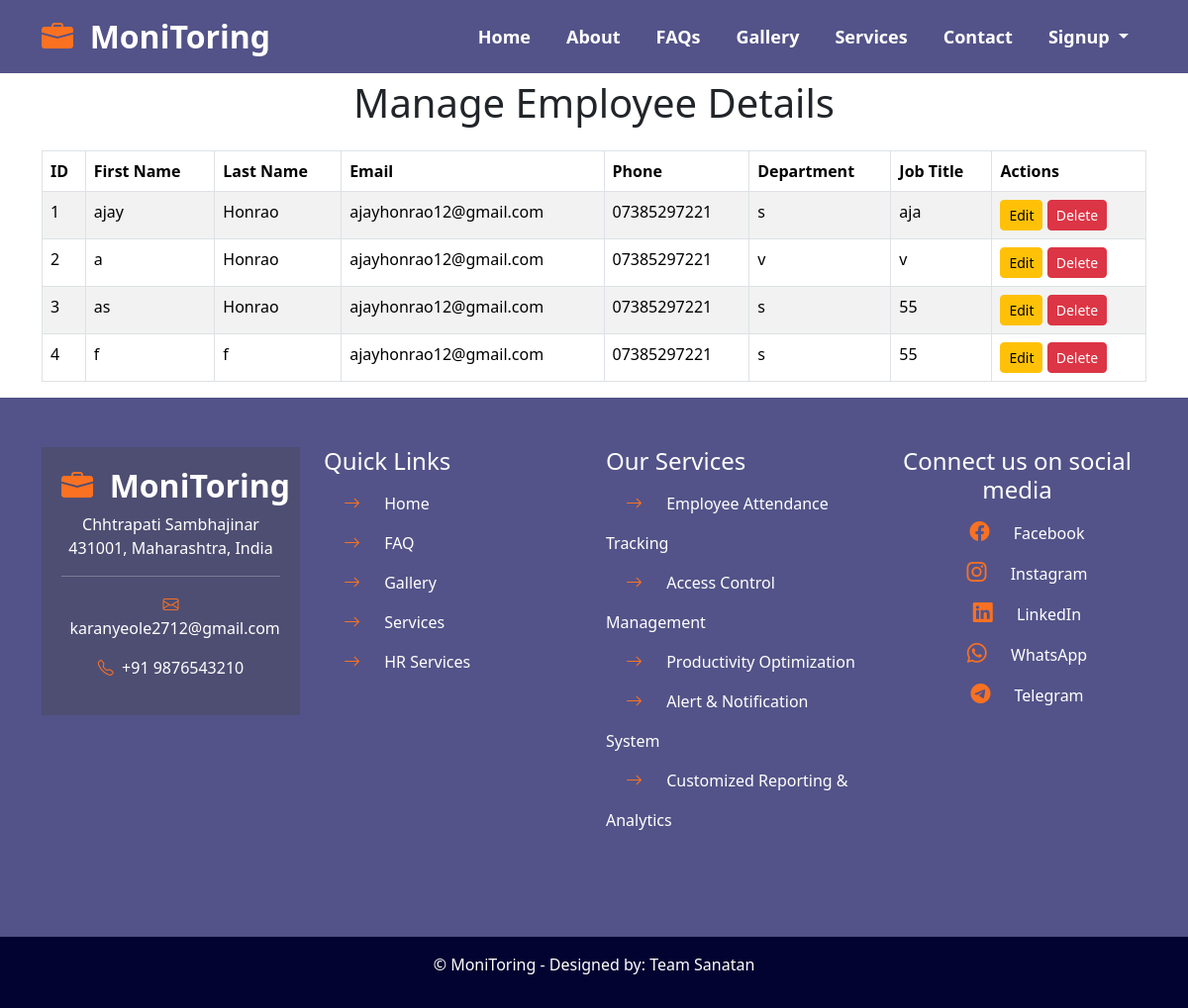
The app's page /manage_employees, older data.
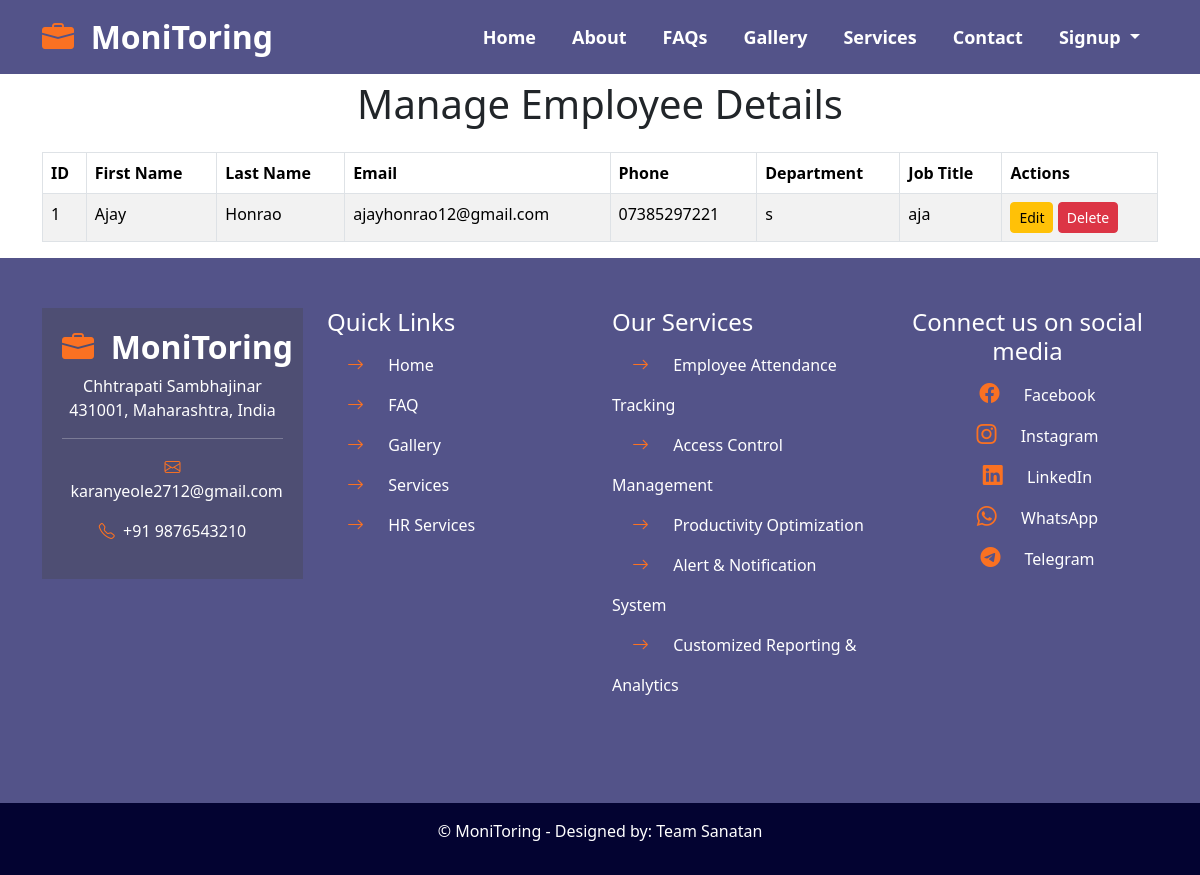
The same page, newer data.
### tables this page shows
CREATE TABLE employees (
            id INTEGER PRIMARY KEY AUTOINCREMENT,
            first_name TEXT,
            last_name TEXT,
            dob TEXT,
            gender TEXT,
            email TEXT,
            phone TEXT,
            address TEXT,
            job_title TEXT,
            department TEXT,
            salary REAL,
            emergency_contact_name TEXT,
            emergency_contact_phone TEXT
        );

### app.py (the view)
@app.route('/manage_employees', methods=['GET'])
def manage_employees():
    conn = sqlite3.connect('employees.db')
    cursor = conn.cursor()
    cursor.execute("SELECT * FROM employees")
    employees = cursor.fetchall()
    conn.close()
    return render_template("manage_employees.html", employees=employees)

### templates/manage_employees.html (shortened to what this page needs)
{% include 'top.html' %}
<div class="container" style="padding-top: 80px;">
    {% if not employee %}
        <h1 class="text-center mb-4">Manage Employee Details</h1>
        {% if not employees %}
        <div class="alert alert-warning text-center">
            No employees available. Please add employees to manage.
        </div>
        {% else %}
        <table class="table table-bordered table-striped">
            <thead>
                <tr>
                    <th>ID</th>
                    <th>First Name</th>
                    <th>Last Name</th>
                    <th>Email</th>
                    <th>Phone</th>
                    <th>Department</th>
                    <th>Job Title</th>
                    <th>Actions</th>
                </tr>
            </thead>
            <tbody>
                {% for employee in employees %}
                <tr>
                    <td>{{ employee[0] }}</td>
                    <td>{{ employee[1] }}</td>
                    <td>{{ employee[2] }}</td>
                    <td>{{ employee[5] }}</td>
                    <td>{{ employee[6] }}</td>
                    <td>{{ employee[9] }}</td>
                    <td>{{ employee[8] }}</td>
                    <td>
                        <a href="{{ url_for('edit_employee', employee_id=employee[0]) }}" class="btn btn-sm btn-warning">Edit</a>
                        <form action="{{ url_for('delete_employee', employee_id=employee[0]) }}" method="POST" style="display:inline;">
                            <button type="submit" class="btn btn-sm btn-danger">Delete</button>
                        </form>
                    </td>
                </tr>
                {% endfor %}
            </tbody>
        </table>
        {% endif %}
    {% endif %}
</div>
{% include 'bottom.html' %}

### templates/top.html (shortened to what this page needs)
<!DOCTYPE html>
<html lang="en">
<head>
    <link href="https://cdn.jsdelivr.net/npm/bootstrap@5.3.3/dist/css/bootstrap.min.css" rel="stylesheet">
    <link rel="stylesheet" href="https://cdn.jsdelivr.net/npm/bootstrap-icons@1.11.3/font/bootstrap-icons.min.css">
    <link rel="stylesheet" href="{{ url_for('static', filename='css/style.css') }}">
</head>
<body>
<nav class="navbar navbar-expand-lg navbar-dark fixed-top">
  <div class="container">
      <a class="navbar-brand" href="#"><i class="bi bi-briefcase-fill"></i>&nbsp;&nbsp;MoniToring</a>
      <div class="collapse navbar-collapse" id="navbarNav">
          <ul class="navbar-nav ms-auto">
              <li class="nav-item active">
                  <a class="nav-link active" aria-current="page" href="{{ url_for('index') }}">Home</a>
              </li>
              <li class="nav-item">
                  <a class="nav-link" href="{{ url_for('index') }}#about">About</a>
              </li>
              <li class="nav-item">
                  <a class="nav-link" href="{{ url_for('faq') }}">FAQs</a>
              </li>
              <li class="nav-item">
                  <a class="nav-link" href="{{ url_for('gallery') }}">Gallery</a>
              </li>
              <li class="nav-item">
                  <a class="nav-link" href="{{ url_for('services') }}" id="services-link">Services</a>
              </li>
              <li class="nav-item">
                  <a class="nav-link" href="{{ url_for('index') }}#contact">Contact</a>
              </li>
              <li class="nav-item dropdown">
                  <a class="nav-link dropdown-toggle" href="#" id="signupDropdown" role="button" data-bs-toggle="dropdown" aria-expanded="false">
                      Signup
                  </a>
              </li>
          </ul>
      </div>
  </div>
</nav>

### templates/bottom.html (shortened to what this page needs)
<section id="footer" class="footer">
  <div class="container">
    <div class="row">
      <div class="col-md-3">
        <div class="contactdetails text-center mb-5">
          <h4><a class="navbar-brand" href="#"><i class="bi bi-briefcase-fill"></i>&nbsp;&nbsp;MoniToring</a></h4>
          <p>Chhtrapati Sambhajinar 431001, Maharashtra, India </p>
          <hr>
          <p><a href="mailto:karanyeole2712@gmail.com" style="color: inherit;"><i class="bi bi-envelope"></i>&nbsp;&nbsp;karanyeole2712@gmail.com</a></p>
          <p><i class="bi bi-telephone"></i>&nbsp;&nbsp;+91 9876543210</p>
        </div>
      </div>
      <div class="col-md-3 col-6">
        <div class="quicklinks mb-5">
          <h4>Quick Links</h4>
          <ul>
            <li><a href="{{ url_for('index') }}"><i class="bi bi-arrow-right"></i> Home</a></li>
            <li><a href="{{ url_for('faq') }}"><i class="bi bi-arrow-right"></i> FAQ</a></li>
            <li><a href="{{ url_for('gallery') }}"><i class="bi bi-arrow-right"></i> Gallery</a></li>
            <li><a href="{{ url_for('services') }}"><i class="bi bi-arrow-right"></i> Services</a></li>
            <li><a href="{{ url_for('hr_services') }}"><i class="bi bi-arrow-right"></i> HR Services</a></li>
          </ul>
        </div>
      </div>
      <div class="col-md-3">
        <div class="footerservices mb-5">
          <h4>Our Services</h4>
          <ul>
            <li><i class="bi bi-arrow-right"></i> Employee Attendance Tracking</li>
            <li><i class="bi bi-arrow-right"></i> Access Control Management</li>
            <li><i class="bi bi-arrow-right"></i> Productivity Optimization</li>
            <li><i class="bi bi-arrow-right"></i> Alert & Notification System</li>
            <li><i class="bi bi-arrow-right"></i> Customized Reporting & Analytics</li>
          </ul>
        </div>
      </div>
      <div class="col-md-3 col-6 text-center">
        <div class="footersocial mb-5">
          <h4>Connect us on social media</h4>
          <ul>
            <li><a href="https://facebook.com/yourprofile" target="_blank" style="color: inherit;"><i class="bi bi-facebook"></i> Facebook</a></li>
            <li><a href="https://www.instagram.com/im_karan1818/?hl=en" target="_blank" style="color: inherit;"><i class="bi bi-instagram"></i> Instagram</a></li>
            <li><a href="https://www.linkedin.com/in/karan-yeole-5467b822a/" target="_blank" style="color: inherit;"><i class="bi bi-linkedin"></i> LinkedIn</a></li>
            <li><a href="https://wa.me/7020291464" target="_blank" style="color: inherit;"><i class="bi bi-whatsapp"></i> WhatsApp</a></li>
            <li><a href="https://telegram.me/workmonitor" target="_blank" style="color: inherit;"><i class="bi bi-telegram"></i> Telegram</a></li>
          </ul>
        </div>
      </div>
    </div>
  </div>
</section>
<div class="container-fluid">
<div class="row p-3 text-center copyright">
  <p class="text-white">&copy; MoniToring - Designed by: Team Sanatan</p>
</div>
</div>
</body>
</html>

### static/css/style.css (style rules this page uses)
.navbar { background-color: rgb(83, 83, 137); }
.nav-item { padding: 0px 10px; }
.navbar-brand { font-size: 32px; font-weight: 700; }
.navbar-brand i { color: #fa7122; font-size: 32px; font-weight: 700 !important; }
.nav-link { font-size: 18px; font-weight: 600; color: #fff; transition: color 0.3s; }
section { padding: 50px 0px; }
.about p, li { line-height: 30px; }
.footer { background-color: #535389; color: #fff; }
.contactdetails { background-color: #4e4e73; padding: 20px; text-align: center; }
.contactdetails i { color: #fa7122; }
.quicklinks ul { list-style-type: none; padding: 0px; }
.quicklinks li { font-size: 16px; line-height: 40px; }
.quicklinks i { color: #fa7122; padding: 20px; font-size: 17px; }
.footerservices ul { list-style-type: none; padding: 0px; }
.footerservices li { line-height: 40px; }
.footerservices i { color: #fa7122; padding: 20px; font-size: 17px; }
.footersocial ul { list-style-type: none; padding: 0px; }
.footersocial li { line-height: 40px; }
.footersocial i { color: #fa7122; font-size: 20px; padding: 20px; }
.copyright { background-color:#030331 ; }

### templates/bottom.html (style rules this page uses)
#footer a { color: white; text-decoration: none; }

Row changes from the older to the newer data that the page shows:
removed employees: id "2", first_name "a", last_name "Honrao", email "ajayhonrao12@gmail.com", phone "07385297221", department "v", job_title "v"
removed employees: id "3", first_name "as", last_name "Honrao", email "ajayhonrao12@gmail.com", phone "07385297221", department "s", job_title "55"
removed employees: id "4", first_name "f", last_name "f", email "ajayhonrao12@gmail.com", phone "07385297221", department "s", job_title "55"
changed employees "Honrao": first_name "ajay" → "Ajay"
